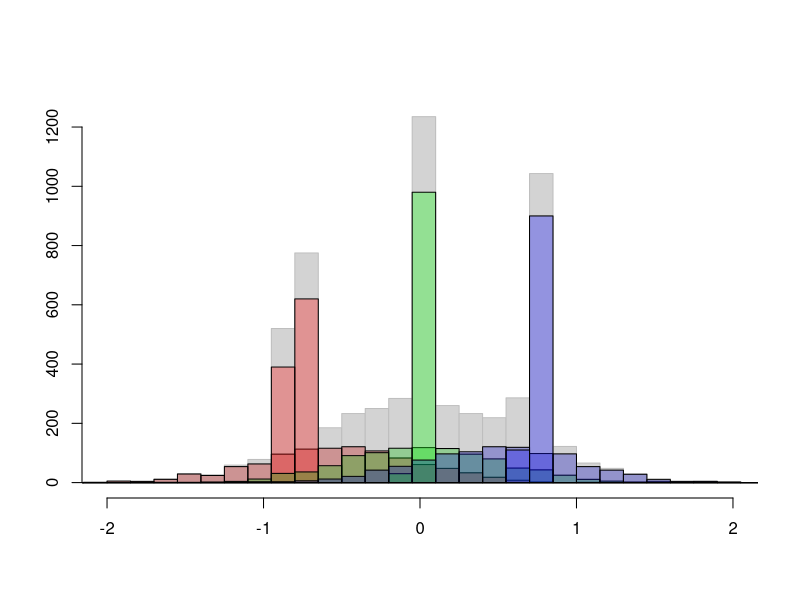
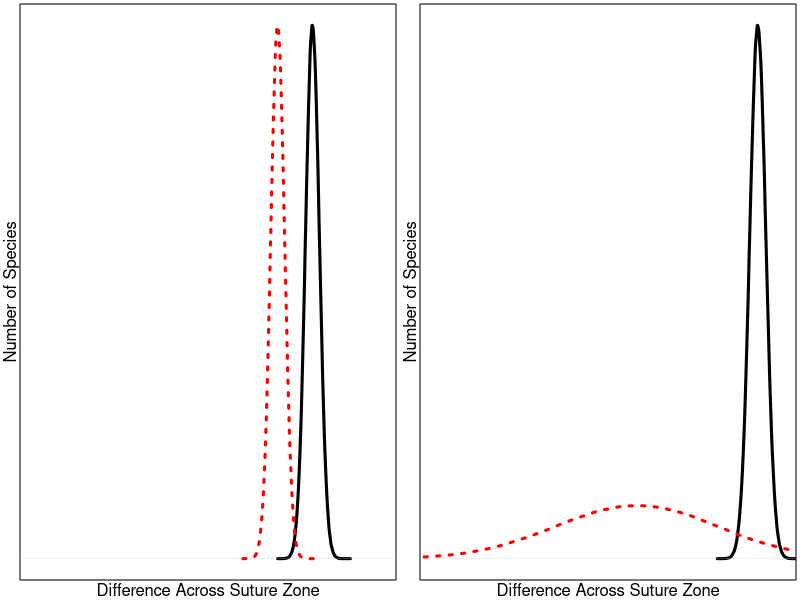
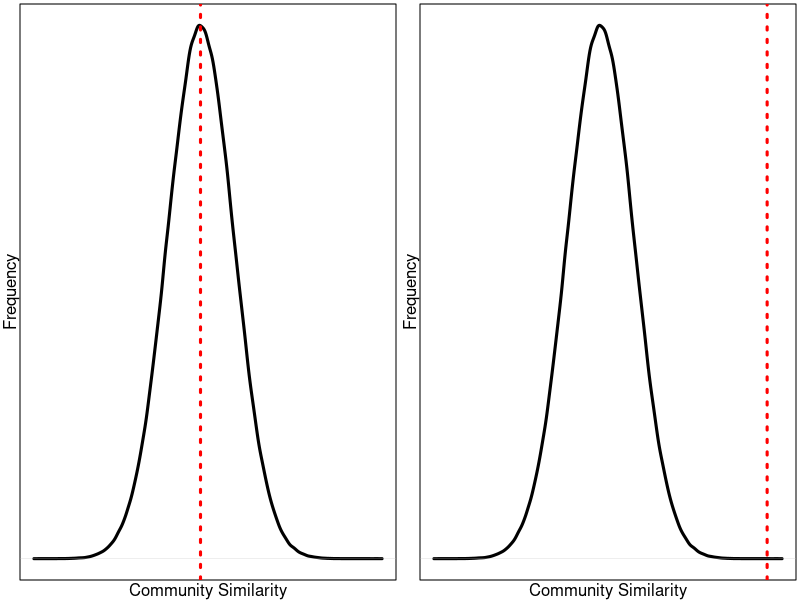
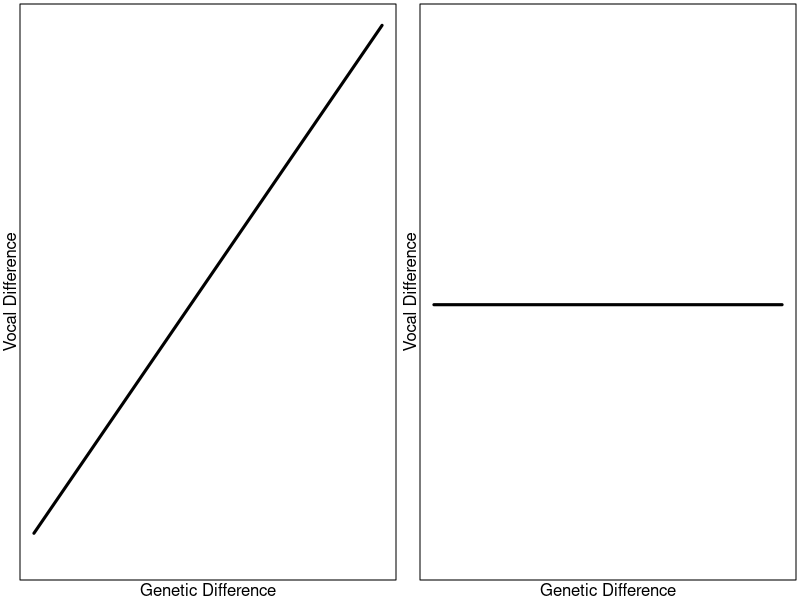
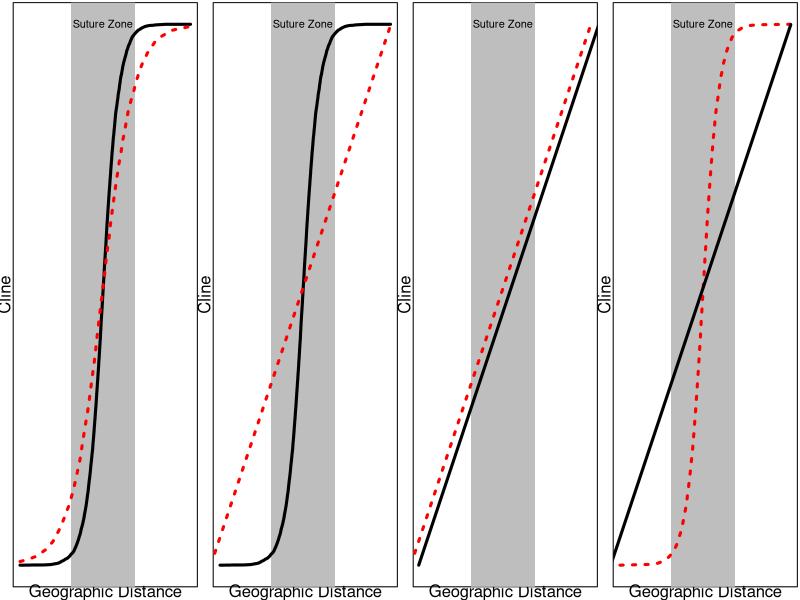
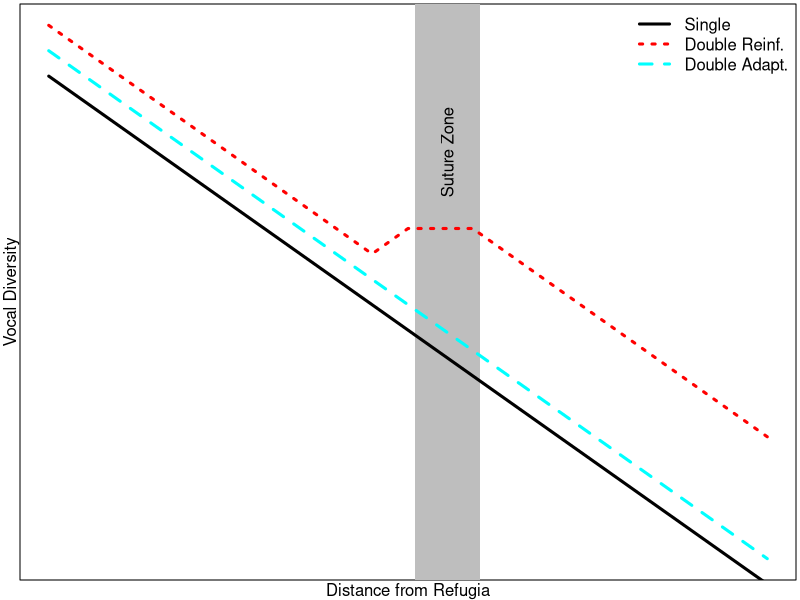
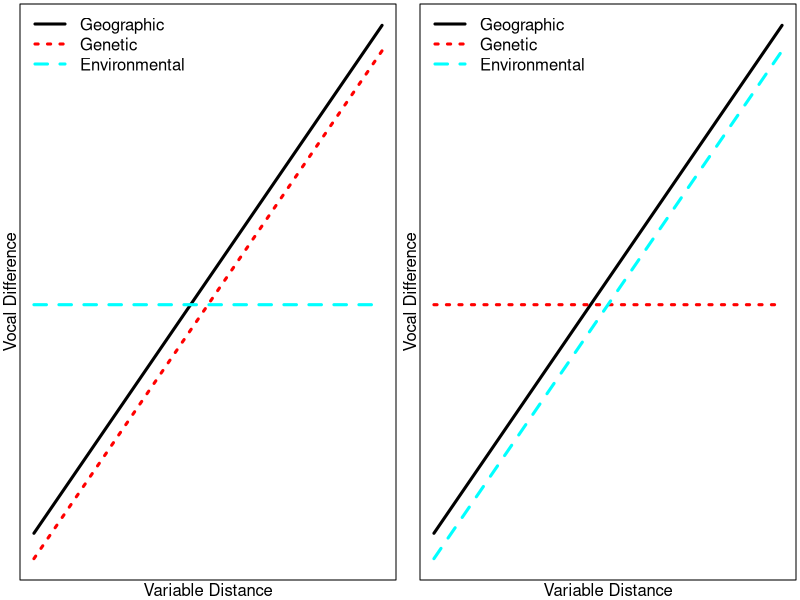

The R source for these figures, in order:
setwd("~/Dropbox (AMNH)/")

highval = rnorm(n=1000000,mean=0.8,sd=0.02)
highval2 = highval-0.1
fullval = rnorm(n=1000000,mean=0.5,sd=0.2)

png("carstens_objective1_hypotheses.png",height=300)
par(mar=c(1,1,0.2,0.2),mfrow=c(1,2))
plot(density(highval),xlim=c(0,1),lwd=3,xlab="",ylab="",type="l",
     xaxt="n",yaxt="n",main="")
mtext(text = "Difference Across Suture Zone",side = 1)
mtext(text = "Number of Species",side = 2)
lines(density(highval2),col="red",ylim=c(0,30),lwd=3,lty=3)

plot(density(highval),xlim=c(0,0.86),lwd=3,xlab="",ylab="",
     xaxt="n",yaxt="n",main="")
lines(density(fullval),col="red",ylim=c(0,30),lwd=3,lty=3)
mtext(text = "Difference Across Suture Zone",side = 1)
mtext(text = "Number of Species",side = 2)
dev.off()

png("carstens_objective1_hypotheses2.png",height=300)
par(mar=c(1,1,0.2,0.2),mfrow=c(1,2))
plot(density(highval),yaxt="n",xaxt="n",xlab="",
     ylab="",lwd=3,main="")
#abline(v=0.8)
mtext(text = "Community Similarity",side = 1)
mtext(text = "Frequency",side = 2)
abline(v=0.8,lwd=3,lty=3,col="red")
plot(density(highval),yaxt="n",xaxt="n",xlab="",
     ylab="",lwd=3,main="")
mtext(text = "Community Similarity",side = 1)
mtext(text = "Frequency",side = 2)
abline(v=0.9,lwd=3,lty=3,col="red")
dev.off()

points = seq(0,100,1)
revpoints = rev(points)
zeropoints = rep(mean(points),length(points))

png("carstens_objective1_hypotheses4.png",height=300)
par(mar=c(1,1,0.2,0.2),mfrow=c(1,2))
plot(points,points+5,type="l",lty=1,lwd=3,col="black",xaxt="n",yaxt="n",
     xlab="",ylab="",ylim=c(0,max(revpoints+5)))
mtext(text = "Genetic Difference",side = 1)
mtext(text = "Vocal Difference",side = 2)

plot(points,zeropoints,type="l",lty=1,lwd=3,col="black",xaxt="n",yaxt="n",
     xlab="",ylab="",ylim=c(0,max(revpoints+5)))
mtext(text = "Genetic Difference",side = 1)
mtext(text = "Vocal Difference",side = 2)
dev.off()

logistic=sort(rlogis(10000,location=30,scale=1))
straightlogit = scales::rescale(1:11000,to=c(18.5,43.3))
logitplotx = c(logistic,rep(41,1000))
logitploty = c(1:10000,rep(10000,1000))
straightplotx = straightlogit[1:10000]
straightploty = 1:10000
squishedlogit = sort(rlogis(10000,location=30,scale=2))
squishedlogitx = c(squishedlogit,rep(41,1000))
squishedlogity = logitploty[squishedlogitx > min(logitplotx)]
squishedlogitx = squishedlogitx[squishedlogitx > min(logitplotx)]
squishedlogity = squishedlogity[squishedlogitx < max(logitplotx)]
squishedlogitx = squishedlogitx[1:length(squishedlogity)]

png("carstens_objective1_hypotheses5.png",height=300,width=900)
par(mar=c(1,1,0.2,0.2),mfrow=c(1,4))
plot(logitplotx,
     logitploty,
     type="n",lty=1,lwd=3,col="black",xaxt="n",yaxt="n",
     xlab="",ylab="")
mtext(text = "Geographic Distance",side = 1)
mtext(text = "Cline",side = 2)
#abline(v=30,lwd=3,col="red",lty=3)
#abline(v=26,lwd=3,col="grey",lty=2)
#abline(v=34,lwd=3,col="grey",lty=2)
polygon(c(26,34,34,26), c(-1000,-1000,11000,11000),
        col = "grey", border = NA)
text(30,10000,"Suture Zone")
points(logitplotx,
       logitploty,type="l",
       lty=1,lwd=3,col="black",xaxt="n",yaxt="n",
       xlab="",ylab="")
points(squishedlogitx[seq(1, length(squishedlogitx), 15)],
       squishedlogity[seq(1, length(squishedlogity), 15)],
       type="l",lty=3,lwd=3,col="red",xaxt="n",yaxt="n",
       xlab="",ylab="")

plot(logitplotx,
     logitploty,
     type="n",lty=1,lwd=3,col="black",xaxt="n",yaxt="n",
     xlab="",ylab="")
mtext(text = "Geographic Distance",side = 1)
mtext(text = "Cline",side = 2)
#abline(v=30,lwd=3,col="red",lty=3)
#abline(v=26,lwd=3,col="grey",lty=2)
#abline(v=34,lwd=3,col="grey",lty=2)
polygon(c(26,34,34,26), c(-1000,-1000,11000,11000),
        col = "grey", border = NA)
text(30,10000,"Suture Zone")
points(logitplotx,
     logitploty,
     type="l",lty=1,lwd=3,col="black",xaxt="n",yaxt="n",
     xlab="",ylab="")
points(straightplotx[seq(1, length(straightplotx), 15)],
       straightploty[seq(1, length(straightploty), 15)],
     type="l",lty=3,lwd=3,col="red",xaxt="n",yaxt="n",
     xlab="",ylab="")

plot(logitplotx,
     logitploty,
     type="n",lty=1,lwd=3,col="black",xaxt="n",yaxt="n",
     xlab="",ylab="")
mtext(text = "Geographic Distance",side = 1)
mtext(text = "Cline",side = 2)
#abline(v=30,lwd=3,col="red",lty=3)
#abline(v=26,lwd=3,col="grey",lty=2)
#abline(v=34,lwd=3,col="grey",lty=2)
polygon(c(26,34,34,26), c(-1000,-1000,11000,11000),
        col = "grey", border = NA)
text(30,10000,"Suture Zone")
points(straightplotx[seq(1, length(straightplotx), 15)]+1,
       straightploty[seq(1, length(straightploty), 15)],
       type="l",lty=1,lwd=3,col="black",xaxt="n",yaxt="n",
       xlab="",ylab="")
points(straightplotx[seq(1, length(straightplotx), 15)],
       straightploty[seq(1, length(straightploty), 15)],
       type="l",lty=3,lwd=3,col="red",xaxt="n",yaxt="n",
       xlab="",ylab="")
plot(logitplotx,
     logitploty,
     type="n",lty=1,lwd=3,col="black",xaxt="n",yaxt="n",
     xlab="",ylab="")
mtext(text = "Geographic Distance",side = 1)
mtext(text = "Cline",side = 2)
#abline(v=30,lwd=3,col="red",lty=3)
#abline(v=26,lwd=3,col="grey",lty=2)
#abline(v=34,lwd=3,col="grey",lty=2)
polygon(c(26,34,34,26), c(-1000,-1000,11000,11000),
        col = "grey", border = NA)
text(30,10000,"Suture Zone")
points(logitplotx[seq(1, length(logitplotx), 15)],
       logitploty[seq(1, length(logitplotx), 15)],type="l",
       lty=3,lwd=3,col="red",xaxt="n",yaxt="n",
       xlab="",ylab="")
points(straightplotx[seq(1, length(straightplotx), 15)],
       straightploty[seq(1, length(straightploty), 15)],
       type="l",lty=1,lwd=3,col="black",xaxt="n",yaxt="n",
       xlab="",ylab="")

dev.off()

revpointsvee = c(seq(100,55,-1),56:59,rep(60,10),seq(59,19,-1))

png("carstens_objective2_hypotheses1.png",height=300)
par(mar=c(1,1,0.2,0.2),mfrow=c(1,1))
plot(points,revpoints,type="l",lty=1,lwd=3,col="white",xaxt="n",yaxt="n",
     xlab="",ylab="",ylim=c(0,max(revpoints+5)))
polygon(c(51,60,60,51), c(-1000,-1000,11000,11000),
        col = "grey", border = NA)
text(55.5,80,"Suture Zone",las=2,srt=90)
points(points,revpoints-5,type="l",lty=1,lwd=3,col="black",xaxt="n",yaxt="n",
     xlab="",ylab="",ylim=c(0,max(revpoints+5)))
points(points,revpointsvee+5,type="l",lty=3,lwd=3,col="red",xaxt="n",yaxt="n",
     xlab="",ylab="",ylim=c(0,max(revpoints+5)))
points(points,revpoints,type="l",lty=2,lwd=3,col="cyan",xaxt="n",yaxt="n",
       xlab="",ylab="",ylim=c(0,max(revpoints+5)))
text(30,10000,"Suture Zone")
mtext(text = "Distance from Refugia",side = 1)
mtext(text = "Vocal Diversity",side = 2)
legend("topright",legend=c("Single","Double Reinf.","Double Adapt."),
       col=c("black","red","cyan"),lwd=3,lty=c(1,3,2),bty="n")
dev.off()

refA1 = sort(rnorm(1000,mean=-0.5,sd=0.5))
refA2 = rep(refA1[250:350],10)
refB1 = sort(rnorm(1000,mean=0,sd=0.5))
refB2 = rep(refB1[450:550],10)
refC1 = sort(rnorm(1000,mean=0.5,sd=0.5))
refC2 = rep(refC1[650:750],10)

par(mfrow=c(1,1))
hist(c(refA1,refA2,refB1,refB2,refC1,refC2),main="",
     xlim=c(-2,2),ylim=c(0,1300),border="grey",ylab="",xlab="",
     breaks=c(seq(-5,5,0.15)))
hist(refA1,add=T,col=rgb(0.75,0,0,0.3),breaks=c(seq(-5,5,0.15)))
hist(refA2,add=T,col=rgb(1,0,0,0.3),breaks=c(seq(-5,5,0.15)))
hist(refB1,add=T,col=rgb(0,0.75,0,0.3),breaks=c(seq(-5,5,0.15)))
hist(refB2,add=T,col=rgb(0,1,0,0.3),breaks=c(seq(-5,5,0.15)))
hist(refC1,add=T,col=rgb(0,0,0.75,0.3),breaks=c(seq(-5,5,0.15)))
hist(refC2,add=T,col=rgb(0,0,1,0.3),breaks=c(seq(-5,5,0.15)))

png("carstens_objective2_hypotheses2.png",height=300)
par(mar=c(1,1,0.2,0.2),mfrow=c(1,2))
plot(points,points+5,type="l",lty=1,lwd=3,col="black",xaxt="n",yaxt="n",
     xlab="",ylab="",ylim=c(0,max(revpoints+5)))
points(points,points,type="l",lty=3,lwd=3,col="red",xaxt="n",yaxt="n",
     xlab="",ylab="",ylim=c(0,max(revpoints+5)))
points(points,zeropoints,type="l",lty=2,lwd=3,col="cyan",xaxt="n",yaxt="n",
       xlab="",ylab="",ylim=c(0,max(revpoints+5)))
mtext(text = "Variable Distance",side = 1)
mtext(text = "Vocal Difference",side = 2)
legend("topleft",legend=c("Geographic","Genetic","Environmental"),
       col=c("black","red","cyan"),lwd=3,lty=c(1,3,2),bty="n")

plot(points,points+5,type="l",lty=1,lwd=3,col="black",xaxt="n",yaxt="n",
     xlab="",ylab="",ylim=c(0,max(revpoints+5)))
points(points,zeropoints,type="l",lty=3,lwd=3,col="red",xaxt="n",yaxt="n",
       xlab="",ylab="",ylim=c(0,max(revpoints+5)))
points(points,points,type="l",lty=2,lwd=3,col="cyan",xaxt="n",yaxt="n",
       xlab="",ylab="",ylim=c(0,max(revpoints+5)))
mtext(text = "Variable Distance",side = 1)
mtext(text = "Vocal Difference",side = 2)
legend("topleft",legend=c("Geographic","Genetic","Environmental"),
       col=c("black","red","cyan"),lwd=3,lty=c(1,3,2),bty="n")
dev.off()
